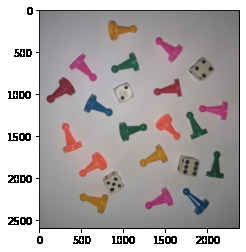
#> input picture assets/images/fichas.png, 246 x 252 px, found by its file name
$ python SegmentacionManual_RGB.py
#> lines starting #> are read from the running program, lines starting #| are printed output that depends on the picture; after the words box and inside, x2 and y2 are one past the last pixel; in counts of white or black regions, pixels touching at a corner belong together
#Cargando librerías
import cv2 # OpenCV para computer vision
import numpy as np # Para cálculo de matrices
import matplotlib.pyplot as plt #Para graficar
import os #Habilita el manejo de directorios

#Leyendo imagen de entrada
Ruta = r'/home/felipeqg/Documents/Vision-Artificial/assets/images/fichas.png' #Ubicación de la imagen desde el google drive
Imagen = cv2.imread(Ruta)#Lee
#> Imagen is the input picture: shape (252, 246, 3); mean B, G, R 169.6, 169.7, 175.6
Imagen=Imagen[:,:,[2,1,0]]#Organiza

# Mostramos imagen Original
print('Mostrando imagen de entrada')
plt.imshow(Imagen.astype('uint8'),vmin=0, vmax=255) #Muestra
plt.show()
print('')

#Mostrando cada canal de color y transformanndo a grises
Rojo=Imagen[:,:,0]
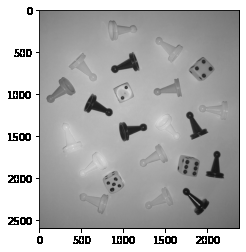
#> Rojo: shape (252, 246); min 0, max 255, mean 175.6
print('Canal rojo')
plt.imshow(Rojo.astype('uint8'),vmin=0, vmax=255,cmap='gray')
plt.show()
print('')

Verde=Imagen[:,:,1]
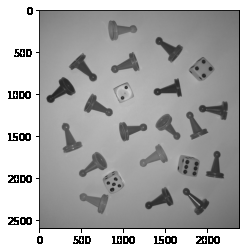
#> Verde: shape (252, 246); min 0, max 255, mean 169.7
print('Canal verde')
plt.imshow(Verde.astype('uint8'),vmin=0, vmax=255,cmap='gray')
plt.show()
print('')

Azul=Imagen[:,:,2]
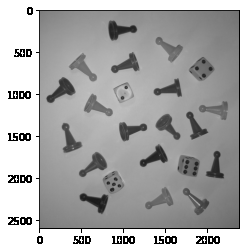
#> Azul: shape (252, 246); min 0, max 255, mean 169.6
print('Canal azul')
plt.imshow(Azul.astype('uint8'),vmin=0, vmax=255,cmap='gray')
plt.show()
print('')

Gris=cv2.cvtColor(Imagen, cv2.COLOR_BGR2GRAY)
print('Grises')
plt.imshow(Gris.astype('uint8'),vmin=0, vmax=255,cmap='gray')
plt.show()
print('')

#Identificamos fichas de color naranja
[Fl, Cl, Ch]=Imagen.shape
#> Fl = 252; Cl = 246; Ch = 3
Bin_Naranja = np.zeros((Fl,Cl,Ch))
Bin_Naranja = Rojo > 195
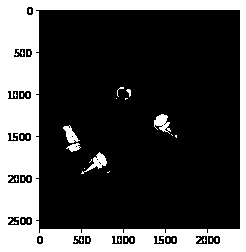
#> Bin_Naranja: shape (252, 246) bool; 28.1% white; 41 white regions (35 under 20 px), largest, box (x1, y1, x2, y2) and area: (0, 0, 246, 252) 16563, (154, 114, 171, 134) 188, (81, 152, 107, 174) 183, (63, 125, 80, 143) 148, (66, 143, 81, 152) 75, (126, 89, 131, 97) 22

print('Region Naranja')
plt.imshow(Bin_Naranja.astype('uint8'),vmin=0, vmax=1,cmap='gray')
plt.show()
print('')

#Multiplicamos el valor unico escogido para cada canal y mostramos
Resultado_Naranja = np.zeros((Fl,Cl,Ch))
Resultado_Naranja[:,:,0]=Imagen[:,:,0]*Bin_Naranja
Resultado_Naranja[:,:,1]=Imagen[:,:,1]*Bin_Naranja
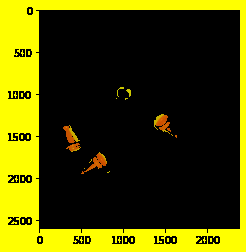
#> Resultado_Naranja: shape (252, 246, 3) float64; mean R, G, B 71.2, 70.2, 0
Resultado_Naranja[:,:,2]=Imagen[:,:,2]*Bin_Naranja

print('Fichas Naranja')
plt.imshow(Resultado_Naranja.astype('uint8'),vmin=0, vmax=255)
plt.show()
print('')

# Mejoramos no dando un valor unico si no condicionando los valores
# Segun el canal
[Fl, Cl, Ch]=Imagen.shape
Resultado_Naranja = np.zeros((Fl,Cl,Ch))
Bin_Naranja = np.zeros((Fl,Cl,Ch))
Bin_Naranja = (Rojo > 190)*(Verde < 100)*(Azul < 100)
#> Bin_Naranja: shape (252, 246) bool; 0.91% white; 4 white regions (1 under 20 px), largest, box (x1, y1, x2, y2) and area: (81, 153, 106, 176) 205, (63, 125, 81, 152) 189, (157, 115, 173, 134) 157
print('Region Naranja')
plt.imshow(Bin_Naranja.astype('uint8'),vmin=0, vmax=1,cmap='gray')
plt.show()
print('')

Resultado_Naranja[:,:,0]=Imagen[:,:,0]*Bin_Naranja
Resultado_Naranja[:,:,1]=Imagen[:,:,1]*Bin_Naranja
Resultado_Naranja[:,:,2]=Imagen[:,:,2]*Bin_Naranja
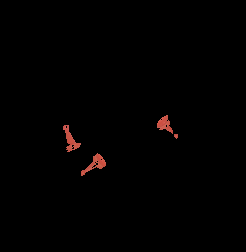
#> Resultado_Naranja: shape (252, 246, 3) float64; mean R, G, B 1.8, 0.8, 0.7
print('Fichas Naranja')
plt.imshow(Resultado_Naranja.astype('uint8'),vmin=0, vmax=255)
plt.show()
print('')

# Ahora buscamos las fucsias

[Fl, Cl, Ch]=Imagen.shape
Resultado_Fucsia = np.zeros((Fl,Cl,Ch))
Bin_Fucsia = np.zeros((Fl,Cl,Ch))
Bin_Fucsia = (Rojo > 140)*(Rojo < 170)*(Verde < 80)*(Verde > 40)*(Azul > 90)*(Azul < 135)
#> Bin_Fucsia: shape (252, 246) bool; 1.3% white; 4 white regions, box (x1, y1, x2, y2) and area: (156, 39, 182, 61) 209, (199, 103, 228, 119) 205, (145, 189, 172, 208) 202, (70, 55, 96, 81) 201
print('Region Fucsia')
plt.imshow(Bin_Fucsia.astype('uint8'),vmin=0, vmax=1,cmap='gray')
plt.show()
print('')

Resultado_Fucsia[:,:,0]=Imagen[:,:,0]*Bin_Fucsia
Resultado_Fucsia[:,:,1]=Imagen[:,:,1]*Bin_Fucsia
Resultado_Fucsia[:,:,2]=Imagen[:,:,2]*Bin_Fucsia
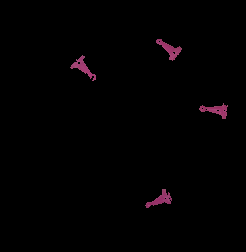
#> Resultado_Fucsia: shape (252, 246, 3) float64; mean R, G, B 2, 0.8, 1.4
print('Fichas Fucsia')
plt.imshow(Resultado_Fucsia.astype('uint8'),vmin=0, vmax=255)
plt.show()
print('')
